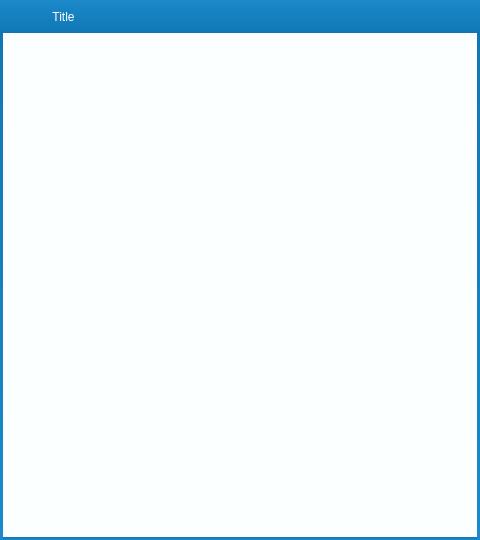
<?xml version="1.0" encoding="UTF-8"?>
<ui version="4.0">
 <class>PictureListDialog</class>
 <widget class="QDialog" name="PictureListDialog">
  <property name="geometry">
   <rect>
    <x>0</x>
    <y>0</y>
    <width>480</width>
    <height>540</height>
   </rect>
  </property>
  <property name="windowTitle">
   <string/>
  </property>
  <property name="windowIcon">
   <iconset>
    <normaloff>:/images/piclist.ico</normaloff>:/images/piclist.ico</iconset>
  </property>
  <property name="styleSheet">
   <string notr="true">#widget_Main{
    border-left:3px solid qlineargradient(spread:pad, x1:0, y1:0, x2:0, y2:1, stop:0 rgba(16, 119, 181, 255), stop:1 rgba(27, 137, 202, 255));
    border-right:3px solid qlineargradient(spread:pad, x1:0, y1:0, x2:0, y2:1, stop:0 rgba(16, 119, 181, 255), stop:1 rgba(27, 137, 202, 255));
    border-bottom:3px solid qlineargradient(spread:pad, x1:0, y1:0, x2:0, y2:1, stop:0 rgba(16, 119, 181, 255), stop:1 rgba(27, 137, 202, 255));
}

#widget_Title{
	background-color: qlineargradient(spread:pad, x1:0, y1:0, x2:0, y2:1, stop:0 rgba(27, 137, 202, 255), stop:1 rgba(16, 119, 181, 255));
}

#label_Title{
	color: rgb(255, 255, 255);
}

#label_Ico{
	color: rgb(183, 218, 238);
	background-color:rgba(0,0,0,0);
	border-style:none;
}

#widget_Menu .QPushButton{
	color: rgb(183, 218, 238);
	background-color:rgba(0,0,0,0);
	border-style:none;
}

#widget_Menu .QPushButton:hover{
	background-color: qlineargradient(spread:pad, x1:0, y1:1, x2:0, y2:0, stop:0 rgba(25, 134, 199, 0), stop:1 rgba(72, 160, 212, 255));
}

#widget_Menu #pushButton_Close:hover{
	background-color: qlineargradient(spread:pad, x1:0, y1:1, x2:0, y2:0, stop:0 rgba(238, 0, 0, 128), stop:1 rgba(238, 44, 44, 255));
}</string>
  </property>
  <layout class="QVBoxLayout" name="verticalLayout">
   <property name="spacing">
    <number>0</number>
   </property>
   <property name="margin">
    <number>0</number>
   </property>
   <item>
    <widget class="QWidget" name="widget_Title" native="true">
     <property name="sizePolicy">
      <sizepolicy hsizetype="Preferred" vsizetype="Fixed">
       <horstretch>0</horstretch>
       <verstretch>0</verstretch>
      </sizepolicy>
     </property>
     <property name="minimumSize">
      <size>
       <width>100</width>
       <height>33</height>
      </size>
     </property>
     <property name="palette">
      <palette>
       <active>
        <colorrole role="Button">
         <brush brushstyle="LinearGradientPattern">
          <gradient startx="0.000000000000000" starty="0.000000000000000" endx="0.000000000000000" endy="1.000000000000000" type="LinearGradient" spread="PadSpread" coordinatemode="ObjectBoundingMode">
           <gradientstop position="0.000000000000000">
            <color alpha="255">
             <red>27</red>
             <green>137</green>
             <blue>202</blue>
            </color>
           </gradientstop>
           <gradientstop position="1.000000000000000">
            <color alpha="255">
             <red>16</red>
             <green>119</green>
             <blue>181</blue>
            </color>
           </gradientstop>
          </gradient>
         </brush>
        </colorrole>
        <colorrole role="Base">
         <brush brushstyle="LinearGradientPattern">
          <gradient startx="0.000000000000000" starty="0.000000000000000" endx="0.000000000000000" endy="1.000000000000000" type="LinearGradient" spread="PadSpread" coordinatemode="ObjectBoundingMode">
           <gradientstop position="0.000000000000000">
            <color alpha="255">
             <red>27</red>
             <green>137</green>
             <blue>202</blue>
            </color>
           </gradientstop>
           <gradientstop position="1.000000000000000">
            <color alpha="255">
             <red>16</red>
             <green>119</green>
             <blue>181</blue>
            </color>
           </gradientstop>
          </gradient>
         </brush>
        </colorrole>
        <colorrole role="Window">
         <brush brushstyle="LinearGradientPattern">
          <gradient startx="0.000000000000000" starty="0.000000000000000" endx="0.000000000000000" endy="1.000000000000000" type="LinearGradient" spread="PadSpread" coordinatemode="ObjectBoundingMode">
           <gradientstop position="0.000000000000000">
            <color alpha="255">
             <red>27</red>
             <green>137</green>
             <blue>202</blue>
            </color>
           </gradientstop>
           <gradientstop position="1.000000000000000">
            <color alpha="255">
             <red>16</red>
             <green>119</green>
             <blue>181</blue>
            </color>
           </gradientstop>
          </gradient>
         </brush>
        </colorrole>
       </active>
       <inactive>
        <colorrole role="Button">
         <brush brushstyle="LinearGradientPattern">
          <gradient startx="0.000000000000000" starty="0.000000000000000" endx="0.000000000000000" endy="1.000000000000000" type="LinearGradient" spread="PadSpread" coordinatemode="ObjectBoundingMode">
           <gradientstop position="0.000000000000000">
            <color alpha="255">
             <red>27</red>
             <green>137</green>
             <blue>202</blue>
            </color>
           </gradientstop>
           <gradientstop position="1.000000000000000">
            <color alpha="255">
             <red>16</red>
             <green>119</green>
             <blue>181</blue>
            </color>
           </gradientstop>
          </gradient>
         </brush>
        </colorrole>
        <colorrole role="Base">
         <brush brushstyle="LinearGradientPattern">
          <gradient startx="0.000000000000000" starty="0.000000000000000" endx="0.000000000000000" endy="1.000000000000000" type="LinearGradient" spread="PadSpread" coordinatemode="ObjectBoundingMode">
           <gradientstop position="0.000000000000000">
            <color alpha="255">
             <red>27</red>
             <green>137</green>
             <blue>202</blue>
            </color>
           </gradientstop>
           <gradientstop position="1.000000000000000">
            <color alpha="255">
             <red>16</red>
             <green>119</green>
             <blue>181</blue>
            </color>
           </gradientstop>
          </gradient>
         </brush>
        </colorrole>
        <colorrole role="Window">
         <brush brushstyle="LinearGradientPattern">
          <gradient startx="0.000000000000000" starty="0.000000000000000" endx="0.000000000000000" endy="1.000000000000000" type="LinearGradient" spread="PadSpread" coordinatemode="ObjectBoundingMode">
           <gradientstop position="0.000000000000000">
            <color alpha="255">
             <red>27</red>
             <green>137</green>
             <blue>202</blue>
            </color>
           </gradientstop>
           <gradientstop position="1.000000000000000">
            <color alpha="255">
             <red>16</red>
             <green>119</green>
             <blue>181</blue>
            </color>
           </gradientstop>
          </gradient>
         </brush>
        </colorrole>
       </inactive>
       <disabled>
        <colorrole role="Button">
         <brush brushstyle="LinearGradientPattern">
          <gradient startx="0.000000000000000" starty="0.000000000000000" endx="0.000000000000000" endy="1.000000000000000" type="LinearGradient" spread="PadSpread" coordinatemode="ObjectBoundingMode">
           <gradientstop position="0.000000000000000">
            <color alpha="255">
             <red>27</red>
             <green>137</green>
             <blue>202</blue>
            </color>
           </gradientstop>
           <gradientstop position="1.000000000000000">
            <color alpha="255">
             <red>16</red>
             <green>119</green>
             <blue>181</blue>
            </color>
           </gradientstop>
          </gradient>
         </brush>
        </colorrole>
        <colorrole role="Base">
         <brush brushstyle="LinearGradientPattern">
          <gradient startx="0.000000000000000" starty="0.000000000000000" endx="0.000000000000000" endy="1.000000000000000" type="LinearGradient" spread="PadSpread" coordinatemode="ObjectBoundingMode">
           <gradientstop position="0.000000000000000">
            <color alpha="255">
             <red>27</red>
             <green>137</green>
             <blue>202</blue>
            </color>
           </gradientstop>
           <gradientstop position="1.000000000000000">
            <color alpha="255">
             <red>16</red>
             <green>119</green>
             <blue>181</blue>
            </color>
           </gradientstop>
          </gradient>
         </brush>
        </colorrole>
        <colorrole role="Window">
         <brush brushstyle="LinearGradientPattern">
          <gradient startx="0.000000000000000" starty="0.000000000000000" endx="0.000000000000000" endy="1.000000000000000" type="LinearGradient" spread="PadSpread" coordinatemode="ObjectBoundingMode">
           <gradientstop position="0.000000000000000">
            <color alpha="255">
             <red>27</red>
             <green>137</green>
             <blue>202</blue>
            </color>
           </gradientstop>
           <gradientstop position="1.000000000000000">
            <color alpha="255">
             <red>16</red>
             <green>119</green>
             <blue>181</blue>
            </color>
           </gradientstop>
          </gradient>
         </brush>
        </colorrole>
       </disabled>
      </palette>
     </property>
     <property name="styleSheet">
      <string notr="true"/>
     </property>
     <layout class="QHBoxLayout" name="horizontalLayout_3">
      <property name="margin">
       <number>0</number>
      </property>
      <item>
       <widget class="QLabel" name="label_Ico">
        <property name="enabled">
         <bool>true</bool>
        </property>
        <property name="sizePolicy">
         <sizepolicy hsizetype="Minimum" vsizetype="Preferred">
          <horstretch>0</horstretch>
          <verstretch>0</verstretch>
         </sizepolicy>
        </property>
        <property name="minimumSize">
         <size>
          <width>40</width>
          <height>0</height>
         </size>
        </property>
        <property name="maximumSize">
         <size>
          <width>40</width>
          <height>16777215</height>
         </size>
        </property>
        <property name="palette">
         <palette>
          <active>
           <colorrole role="WindowText">
            <brush brushstyle="SolidPattern">
             <color alpha="255">
              <red>183</red>
              <green>218</green>
              <blue>238</blue>
             </color>
            </brush>
           </colorrole>
           <colorrole role="Button">
            <brush brushstyle="SolidPattern">
             <color alpha="0">
              <red>0</red>
              <green>0</green>
              <blue>0</blue>
             </color>
            </brush>
           </colorrole>
           <colorrole role="Text">
            <brush brushstyle="SolidPattern">
             <color alpha="255">
              <red>183</red>
              <green>218</green>
              <blue>238</blue>
             </color>
            </brush>
           </colorrole>
           <colorrole role="ButtonText">
            <brush brushstyle="SolidPattern">
             <color alpha="255">
              <red>183</red>
              <green>218</green>
              <blue>238</blue>
             </color>
            </brush>
           </colorrole>
           <colorrole role="Base">
            <brush brushstyle="SolidPattern">
             <color alpha="0">
              <red>0</red>
              <green>0</green>
              <blue>0</blue>
             </color>
            </brush>
           </colorrole>
           <colorrole role="Window">
            <brush brushstyle="SolidPattern">
             <color alpha="0">
              <red>0</red>
              <green>0</green>
              <blue>0</blue>
             </color>
            </brush>
           </colorrole>
          </active>
          <inactive>
           <colorrole role="WindowText">
            <brush brushstyle="SolidPattern">
             <color alpha="255">
              <red>183</red>
              <green>218</green>
              <blue>238</blue>
             </color>
            </brush>
           </colorrole>
           <colorrole role="Button">
            <brush brushstyle="SolidPattern">
             <color alpha="0">
              <red>0</red>
              <green>0</green>
              <blue>0</blue>
             </color>
            </brush>
           </colorrole>
           <colorrole role="Text">
            <brush brushstyle="SolidPattern">
             <color alpha="255">
              <red>183</red>
              <green>218</green>
              <blue>238</blue>
             </color>
            </brush>
           </colorrole>
           <colorrole role="ButtonText">
            <brush brushstyle="SolidPattern">
             <color alpha="255">
              <red>183</red>
              <green>218</green>
              <blue>238</blue>
             </color>
            </brush>
           </colorrole>
           <colorrole role="Base">
            <brush brushstyle="SolidPattern">
             <color alpha="0">
              <red>0</red>
              <green>0</green>
              <blue>0</blue>
             </color>
            </brush>
           </colorrole>
           <colorrole role="Window">
            <brush brushstyle="SolidPattern">
             <color alpha="0">
              <red>0</red>
              <green>0</green>
              <blue>0</blue>
             </color>
            </brush>
           </colorrole>
          </inactive>
          <disabled>
           <colorrole role="WindowText">
            <brush brushstyle="SolidPattern">
             <color alpha="255">
              <red>183</red>
              <green>218</green>
              <blue>238</blue>
             </color>
            </brush>
           </colorrole>
           <colorrole role="Button">
            <brush brushstyle="SolidPattern">
             <color alpha="0">
              <red>0</red>
              <green>0</green>
              <blue>0</blue>
             </color>
            </brush>
           </colorrole>
           <colorrole role="Text">
            <brush brushstyle="SolidPattern">
             <color alpha="255">
              <red>183</red>
              <green>218</green>
              <blue>238</blue>
             </color>
            </brush>
           </colorrole>
           <colorrole role="ButtonText">
            <brush brushstyle="SolidPattern">
             <color alpha="255">
              <red>183</red>
              <green>218</green>
              <blue>238</blue>
             </color>
            </brush>
           </colorrole>
           <colorrole role="Base">
            <brush brushstyle="SolidPattern">
             <color alpha="0">
              <red>0</red>
              <green>0</green>
              <blue>0</blue>
             </color>
            </brush>
           </colorrole>
           <colorrole role="Window">
            <brush brushstyle="SolidPattern">
             <color alpha="0">
              <red>0</red>
              <green>0</green>
              <blue>0</blue>
             </color>
            </brush>
           </colorrole>
          </disabled>
         </palette>
        </property>
        <property name="styleSheet">
         <string notr="true"/>
        </property>
        <property name="text">
         <string/>
        </property>
        <property name="alignment">
         <set>Qt::AlignCenter</set>
        </property>
       </widget>
      </item>
      <item>
       <widget class="QLabel" name="label_Title">
        <property name="sizePolicy">
         <sizepolicy hsizetype="Expanding" vsizetype="Preferred">
          <horstretch>0</horstretch>
          <verstretch>0</verstretch>
         </sizepolicy>
        </property>
        <property name="palette">
         <palette>
          <active>
           <colorrole role="WindowText">
            <brush brushstyle="SolidPattern">
             <color alpha="255">
              <red>255</red>
              <green>255</green>
              <blue>255</blue>
             </color>
            </brush>
           </colorrole>
           <colorrole role="Text">
            <brush brushstyle="SolidPattern">
             <color alpha="255">
              <red>255</red>
              <green>255</green>
              <blue>255</blue>
             </color>
            </brush>
           </colorrole>
           <colorrole role="ButtonText">
            <brush brushstyle="SolidPattern">
             <color alpha="255">
              <red>255</red>
              <green>255</green>
              <blue>255</blue>
             </color>
            </brush>
           </colorrole>
          </active>
          <inactive>
           <colorrole role="WindowText">
            <brush brushstyle="SolidPattern">
             <color alpha="255">
              <red>255</red>
              <green>255</green>
              <blue>255</blue>
             </color>
            </brush>
           </colorrole>
           <colorrole role="Text">
            <brush brushstyle="SolidPattern">
             <color alpha="255">
              <red>255</red>
              <green>255</green>
              <blue>255</blue>
             </color>
            </brush>
           </colorrole>
           <colorrole role="ButtonText">
            <brush brushstyle="SolidPattern">
             <color alpha="255">
              <red>255</red>
              <green>255</green>
              <blue>255</blue>
             </color>
            </brush>
           </colorrole>
          </inactive>
          <disabled>
           <colorrole role="WindowText">
            <brush brushstyle="SolidPattern">
             <color alpha="255">
              <red>255</red>
              <green>255</green>
              <blue>255</blue>
             </color>
            </brush>
           </colorrole>
           <colorrole role="Text">
            <brush brushstyle="SolidPattern">
             <color alpha="255">
              <red>255</red>
              <green>255</green>
              <blue>255</blue>
             </color>
            </brush>
           </colorrole>
           <colorrole role="ButtonText">
            <brush brushstyle="SolidPattern">
             <color alpha="255">
              <red>255</red>
              <green>255</green>
              <blue>255</blue>
             </color>
            </brush>
           </colorrole>
          </disabled>
         </palette>
        </property>
        <property name="styleSheet">
         <string notr="true"/>
        </property>
        <property name="text">
         <string>  Title</string>
        </property>
       </widget>
      </item>
      <item>
       <widget class="QWidget" name="widget_Menu" native="true">
        <property name="sizePolicy">
         <sizepolicy hsizetype="Minimum" vsizetype="Preferred">
          <horstretch>0</horstretch>
          <verstretch>0</verstretch>
         </sizepolicy>
        </property>
        <property name="styleSheet">
         <string notr="true"/>
        </property>
        <layout class="QHBoxLayout" name="horizontalLayout_2">
         <property name="spacing">
          <number>0</number>
         </property>
         <property name="margin">
          <number>0</number>
         </property>
         <item>
          <widget class="QPushButton" name="pushButton_Menu">
           <property name="sizePolicy">
            <sizepolicy hsizetype="Minimum" vsizetype="Expanding">
             <horstretch>0</horstretch>
             <verstretch>0</verstretch>
            </sizepolicy>
           </property>
           <property name="minimumSize">
            <size>
             <width>48</width>
             <height>0</height>
            </size>
           </property>
           <property name="focusPolicy">
            <enum>Qt::NoFocus</enum>
           </property>
           <property name="text">
            <string/>
           </property>
           <property name="flat">
            <bool>true</bool>
           </property>
          </widget>
         </item>
         <item>
          <widget class="QPushButton" name="pushButton_Min">
           <property name="sizePolicy">
            <sizepolicy hsizetype="Minimum" vsizetype="Expanding">
             <horstretch>0</horstretch>
             <verstretch>0</verstretch>
            </sizepolicy>
           </property>
           <property name="minimumSize">
            <size>
             <width>48</width>
             <height>0</height>
            </size>
           </property>
           <property name="focusPolicy">
            <enum>Qt::NoFocus</enum>
           </property>
           <property name="text">
            <string/>
           </property>
           <property name="flat">
            <bool>true</bool>
           </property>
          </widget>
         </item>
         <item>
          <widget class="QPushButton" name="pushButton_Max">
           <property name="sizePolicy">
            <sizepolicy hsizetype="Minimum" vsizetype="Expanding">
             <horstretch>0</horstretch>
             <verstretch>0</verstretch>
            </sizepolicy>
           </property>
           <property name="minimumSize">
            <size>
             <width>48</width>
             <height>0</height>
            </size>
           </property>
           <property name="focusPolicy">
            <enum>Qt::NoFocus</enum>
           </property>
           <property name="text">
            <string/>
           </property>
           <property name="flat">
            <bool>true</bool>
           </property>
          </widget>
         </item>
         <item>
          <widget class="QPushButton" name="pushButton_Close">
           <property name="sizePolicy">
            <sizepolicy hsizetype="Minimum" vsizetype="Expanding">
             <horstretch>0</horstretch>
             <verstretch>0</verstretch>
            </sizepolicy>
           </property>
           <property name="minimumSize">
            <size>
             <width>48</width>
             <height>0</height>
            </size>
           </property>
           <property name="focusPolicy">
            <enum>Qt::NoFocus</enum>
           </property>
           <property name="text">
            <string/>
           </property>
           <property name="flat">
            <bool>true</bool>
           </property>
          </widget>
         </item>
        </layout>
       </widget>
      </item>
     </layout>
    </widget>
   </item>
   <item>
    <widget class="QWidget" name="widget_Main" native="true">
     <layout class="QHBoxLayout" name="horizontalLayout">
      <property name="leftMargin">
       <number>3</number>
      </property>
      <property name="topMargin">
       <number>0</number>
      </property>
      <property name="rightMargin">
       <number>3</number>
      </property>
      <property name="bottomMargin">
       <number>3</number>
      </property>
      <item>
       <widget class="QListWidget" name="listWidget">
        <property name="minimumSize">
         <size>
          <width>474</width>
          <height>504</height>
         </size>
        </property>
        <property name="focusPolicy">
         <enum>Qt::NoFocus</enum>
        </property>
        <property name="contextMenuPolicy">
         <enum>Qt::CustomContextMenu</enum>
        </property>
        <property name="autoFillBackground">
         <bool>true</bool>
        </property>
        <property name="styleSheet">
         <string notr="true">QListWidget{
border-radius: 0px;
background-color: rgb(251, 255, 255);
}</string>
        </property>
        <property name="frameShadow">
         <enum>QFrame::Sunken</enum>
        </property>
        <property name="lineWidth">
         <number>1</number>
        </property>
        <property name="midLineWidth">
         <number>0</number>
        </property>
        <property name="autoScroll">
         <bool>true</bool>
        </property>
        <property name="flow">
         <enum>QListView::LeftToRight</enum>
        </property>
        <property name="uniformItemSizes">
         <bool>false</bool>
        </property>
        <property name="wordWrap">
         <bool>false</bool>
        </property>
        <property name="selectionRectVisible">
         <bool>false</bool>
        </property>
        <property name="sortingEnabled">
         <bool>true</bool>
        </property>
       </widget>
      </item>
     </layout>
    </widget>
   </item>
  </layout>
  <action name="actionList">
   <property name="checkable">
    <bool>true</bool>
   </property>
   <property name="text">
    <string>List View </string>
   </property>
  </action>
  <action name="actionIcon">
   <property name="checkable">
    <bool>true</bool>
   </property>
   <property name="text">
    <string>Icon View</string>
   </property>
  </action>
  <action name="actionSingle">
   <property name="checkable">
    <bool>true</bool>
   </property>
   <property name="text">
    <string>Single Selection</string>
   </property>
  </action>
  <action name="actionMult">
   <property name="checkable">
    <bool>true</bool>
   </property>
   <property name="text">
    <string>Multi Selection</string>
   </property>
  </action>
  <action name="actionDelt">
   <property name="text">
    <string>Delete</string>
   </property>
  </action>
  <action name="actionExOrImFiles">
   <property name="text">
    <string>Export Files</string>
   </property>
  </action>
  <action name="actionDeleteAll">
   <property name="text">
    <string>Delete All</string>
   </property>
   <property name="toolTip">
    <string>DeleteAll</string>
   </property>
  </action>
 </widget>
 <resources/>
 <connections/>
</ui>
